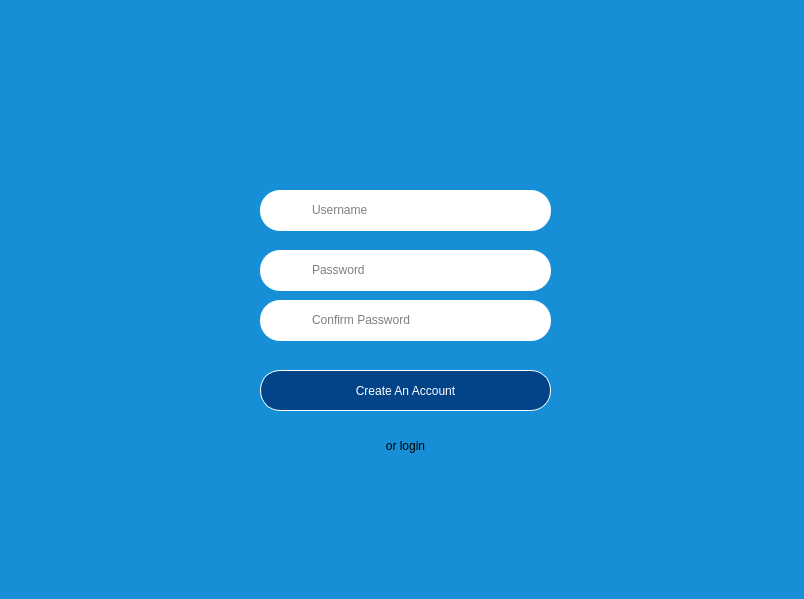
<?xml version="1.0" encoding="UTF-8"?>
<ui version="4.0">
 <class>MainWindow</class>
 <widget class="QMainWindow" name="MainWindow">
  <property name="geometry">
   <rect>
    <x>0</x>
    <y>0</y>
    <width>804</width>
    <height>599</height>
   </rect>
  </property>
  <property name="windowTitle">
   <string>MainWindow</string>
  </property>
  <widget class="QWidget" name="centralwidget">
   <widget class="QWidget" name="background" native="true">
    <property name="geometry">
     <rect>
      <x>0</x>
      <y>0</y>
      <width>811</width>
      <height>611</height>
     </rect>
    </property>
    <property name="styleSheet">
     <string notr="true">#background {
background-color: #178fd6;

}

</string>
    </property>
    <widget class="QLabel" name="label">
     <property name="geometry">
      <rect>
       <x>380</x>
       <y>100</y>
       <width>61</width>
       <height>51</height>
      </rect>
     </property>
     <property name="text">
      <string/>
     </property>
     <property name="pixmap">
      <pixmap>../../../../Desktop/MOVIE TICKETING SYSTEM/img/signuptxt.png</pixmap>
     </property>
     <property name="scaledContents">
      <bool>true</bool>
     </property>
    </widget>
    <widget class="QWidget" name="rect" native="true">
     <property name="geometry">
      <rect>
       <x>260</x>
       <y>190</y>
       <width>291</width>
       <height>41</height>
      </rect>
     </property>
     <property name="styleSheet">
      <string notr="true">#rect{
background-color: white;
border: 1px white;
border-radius: 20px;
}</string>
     </property>
     <widget class="QLabel" name="label_2">
      <property name="geometry">
       <rect>
        <x>10</x>
        <y>5</y>
        <width>41</width>
        <height>31</height>
       </rect>
      </property>
      <property name="text">
       <string/>
      </property>
      <property name="pixmap">
       <pixmap>../../../../Desktop/MOVIE TICKETING SYSTEM/img/username.png</pixmap>
      </property>
      <property name="scaledContents">
       <bool>true</bool>
      </property>
     </widget>
     <widget class="QLineEdit" name="user">
      <property name="geometry">
       <rect>
        <x>50</x>
        <y>5</y>
        <width>221</width>
        <height>30</height>
       </rect>
      </property>
      <property name="styleSheet">
       <string notr="true">#user{
border: TRANSPARENT;
}</string>
      </property>
      <property name="placeholderText">
       <string>Username</string>
      </property>
     </widget>
    </widget>
    <widget class="QWidget" name="rect_2" native="true">
     <property name="geometry">
      <rect>
       <x>260</x>
       <y>250</y>
       <width>291</width>
       <height>41</height>
      </rect>
     </property>
     <property name="styleSheet">
      <string notr="true">#rect_2{
background-color: white;
border: 1px white;
border-radius: 20px;
}</string>
     </property>
     <widget class="QLabel" name="label_3">
      <property name="geometry">
       <rect>
        <x>10</x>
        <y>5</y>
        <width>41</width>
        <height>31</height>
       </rect>
      </property>
      <property name="text">
       <string/>
      </property>
      <property name="pixmap">
       <pixmap>../../../../Desktop/MOVIE TICKETING SYSTEM/img/password.png</pixmap>
      </property>
      <property name="scaledContents">
       <bool>true</bool>
      </property>
     </widget>
     <widget class="QLineEdit" name="admin_pass">
      <property name="geometry">
       <rect>
        <x>50</x>
        <y>5</y>
        <width>221</width>
        <height>30</height>
       </rect>
      </property>
      <property name="styleSheet">
       <string notr="true">#admin_pass{
border: TRANSPARENT;
}</string>
      </property>
      <property name="placeholderText">
       <string>Password</string>
      </property>
     </widget>
    </widget>
    <widget class="QPushButton" name="enter">
     <property name="geometry">
      <rect>
       <x>260</x>
       <y>370</y>
       <width>291</width>
       <height>41</height>
      </rect>
     </property>
     <property name="cursor">
      <cursorShape>PointingHandCursor</cursorShape>
     </property>
     <property name="styleSheet">
      <string notr="true">#enter{
background-color: #034488;
color: white;
	font: 11pt &quot;MS Shell Dlg 2&quot;;
border: 1px solid white;
border-radius: 20px;
}</string>
     </property>
     <property name="text">
      <string>Create An Account</string>
     </property>
    </widget>
    <widget class="QPushButton" name="signUpButton">
     <property name="geometry">
      <rect>
       <x>260</x>
       <y>430</y>
       <width>291</width>
       <height>31</height>
      </rect>
     </property>
     <property name="styleSheet">
      <string notr="true">QPushButton{
background-color: white;
text-size: 10px;
border-radius: 10px;
}

QPushButton:hover{
	color:rgb(73, 147, 221);
	background-color: rgb(13, 27, 38);
}
#signUpButton {
background-color: TRANSPARENT;
}
#signUpButton:hover{
color: rgb(0, 0, 255);
}</string>
     </property>
     <property name="text">
      <string>or login</string>
     </property>
    </widget>
    <widget class="QWidget" name="rect4" native="true">
     <property name="geometry">
      <rect>
       <x>260</x>
       <y>300</y>
       <width>291</width>
       <height>41</height>
      </rect>
     </property>
     <property name="styleSheet">
      <string notr="true">#rect4{
background-color: white;
border: 1px white;
border-radius: 20px;
}</string>
     </property>
     <widget class="QLabel" name="label_4">
      <property name="geometry">
       <rect>
        <x>10</x>
        <y>5</y>
        <width>41</width>
        <height>31</height>
       </rect>
      </property>
      <property name="text">
       <string/>
      </property>
      <property name="pixmap">
       <pixmap>../../../../Desktop/MOVIE TICKETING SYSTEM/img/password.png</pixmap>
      </property>
      <property name="scaledContents">
       <bool>true</bool>
      </property>
     </widget>
     <widget class="QLineEdit" name="admin_pass1">
      <property name="geometry">
       <rect>
        <x>50</x>
        <y>5</y>
        <width>221</width>
        <height>30</height>
       </rect>
      </property>
      <property name="styleSheet">
       <string notr="true">#admin_pass1{
border: TRANSPARENT;
}</string>
      </property>
      <property name="placeholderText">
       <string>Confirm Password</string>
      </property>
     </widget>
    </widget>
   </widget>
   <widget class="QWidget" name="mainBG" native="true">
    <property name="geometry">
     <rect>
      <x>160</x>
      <y>0</y>
      <width>651</width>
      <height>611</height>
     </rect>
    </property>
    <property name="styleSheet">
     <string notr="true">#mainBG {
background-color: #fffcf6;

}

</string>
    </property>
   </widget>
   <zorder>mainBG</zorder>
   <zorder>background</zorder>
  </widget>
 </widget>
 <resources/>
 <connections/>
</ui>
